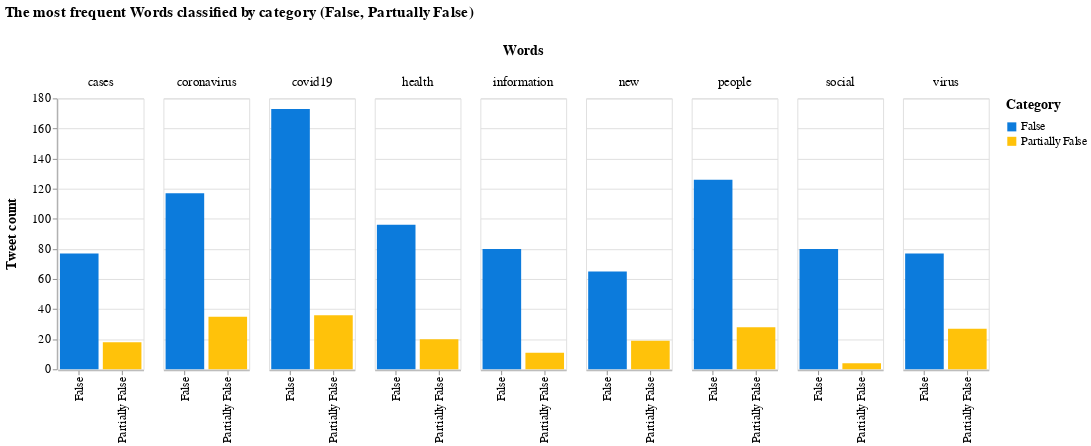

Notebook source saved alongside this figure:
### Markdown cell above
Let's create the chart:

### Code cell
fdist = dict(nltk.FreqDist(comment_words))


df = pd.DataFrame.from_dict(fdist, orient='index').reset_index()
df = df.rename(columns={'index':'Words', 0:'Count'})
col_one_list = df['Words'].tolist()
col_two_list = df['Count'].tolist()
typelist=[]
namelist=[]

index = 0

count_false = [0] * len(col_one_list)
count_part = [0] * len(col_one_list)

for el in col_one_list:
    tok = el.split()
    namelist.append(tok[0])
    if tok[0] in namelist:
        indx = namelist.index(tok[0])
        if tok[1] == "false":
            count_false[indx] = col_two_list[index]
        elif tok[1] == "partiallyfalse":
            count_part[indx] = col_two_list[index]
        else:
            print("errore count")
    index = index + 1

i=0
for el in col_two_list:
    col_two_list[i] = count_false[i] + count_part[i]
    i = i + 1

df['Words']=namelist
df['False']=count_false
df['Partially False']=count_part
del df['Count']
df['Count'] = df['False'] + df['Partially False']
#df = df.sort_values(by=['Count'],ascending=[False])

### Figure 1 — Vega-Lite specification as saved in the notebook (floating-point values rounded to 4 significant figures; data arrays with more than 128 entries replaced by an {"elided": "..."} marker saying what was removed)
{"config": {"view": {"continuousWidth": 400, "continuousHeight": 300}, "axis": {"labelFontSize": 13, "titleFontSize": 15, "titlePadding": 15}, "header": {"labelFontSize": 14, "titleFontSize": 16}, "legend": {"labelFontSize": 13, "titleFontSize": 15, "titlePadding": 10}, "title": {"fontSize": 17, "offset": 25}}, "data": {"name": "data-47e10ce286d10276cc53b7e0f21befb4"}, "mark": "bar", "encoding": {"color": {"type": "nominal", "field": "key", "scale": {"range": ["#0C7BDC", "#FFC20A"]}, "title": "Category"}, "column": {"type": "nominal", "field": "Words"}, "tooltip": [{"type": "nominal", "field": "key", "title": "Tweet Type"}, {"type": "nominal", "field": "Words", "title": "Word"}, {"type": "quantitative", "field": "value", "title": "Tweet count"}], "x": {"type": "nominal", "field": "key", "title": null}, "y": {"type": "quantitative", "field": "value", "title": "Tweet count"}}, "title": "The most frequent Words classified by category (False, Partually False)", "transform": [{"fold": ["False", "Partially False"]}, {"filter": {"field": "Count", "range": [80, 212]}}], "width": 95, "$schema": "https://vega.github.io/schema/vega-lite/v4.8.1.json", "datasets": {"data-47e10ce286d10276cc53b7e0f21befb4": {"elided": "8843 records"}}}
